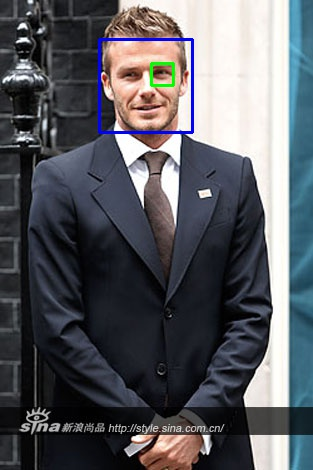

Recreate this plot in Python.
#!/usr/bin/python
import numpy as np 
import cv2
from matplotlib import pyplot as plt

face_cascade = cv2.CascadeClassifier("haarcascade_frontalface_default.xml")
eye_cascade = cv2.CascadeClassifier("haarcascade_eye.xml")

# img = cv2.imread("beckham.jpg")
# img = cv2.imread("lena.jpeg")
img = cv2.imread("cute_xuan.jpg")
gray = cv2.cvtColor(img, cv2.COLOR_BGR2GRAY)
# plt.imshow(gray, cmap='gray')
# # plt.imshow(img, cmap='gray', interpolation='bicubic')
# plt.show()

faces = face_cascade.detectMultiScale(gray, 1.3, 5)
for (x,y,w,h) in faces:
	cv2.rectangle(img,(x,y),(x+w,y+h),(255,0,0),2)
	roi_gray = gray[y:y+h, x:x+w]
	roi_color = img[y:y+h, x:x+w]
	eyes = eye_cascade.detectMultiScale(roi_gray)
	for (ex,ey,ew,eh) in eyes:
		cv2.rectangle(roi_color,(ex,ey),(ex+ew,ey+eh),(0,255,0),2)
# cv2.imwrite('face_detection.jpg', img)
cv2.imshow('img',img)
cv2.waitKey(0)
cv2.destroyAllWindows()
